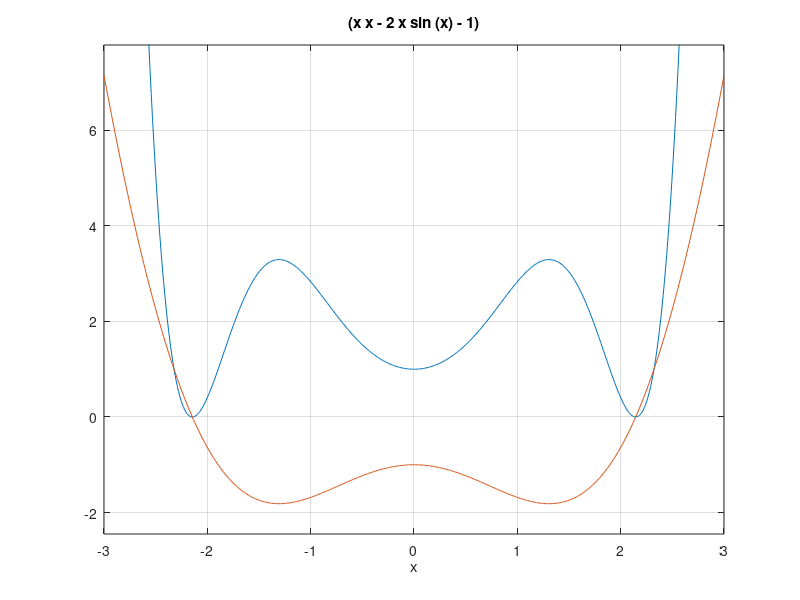

MATLAB code for this plot: (Note: this script raises an error after producing the figure.)
%%pl5_4.m
% Знаходження кореня нелінійного рівняння f(x)=0.
clear all, close all, clc
f = @(x)(x.*x-2.*x.*sin(x)-1);
F = @(x)(f(x).^2);
ezplot(F,[-3,3]); hold on; ezplot(f,[-3,3]); grid on
D = input('Інтервал, де знаходиться корінь=');
z = input('Наближення=');
x = fminbnd(F,D(1),D(2));
disp(strcat('Мінімізація :',num2str(x)));
x = fzero(f,z);
disp(strcat('Корінь рівняння f(x)=0 :',num2str(x)));
